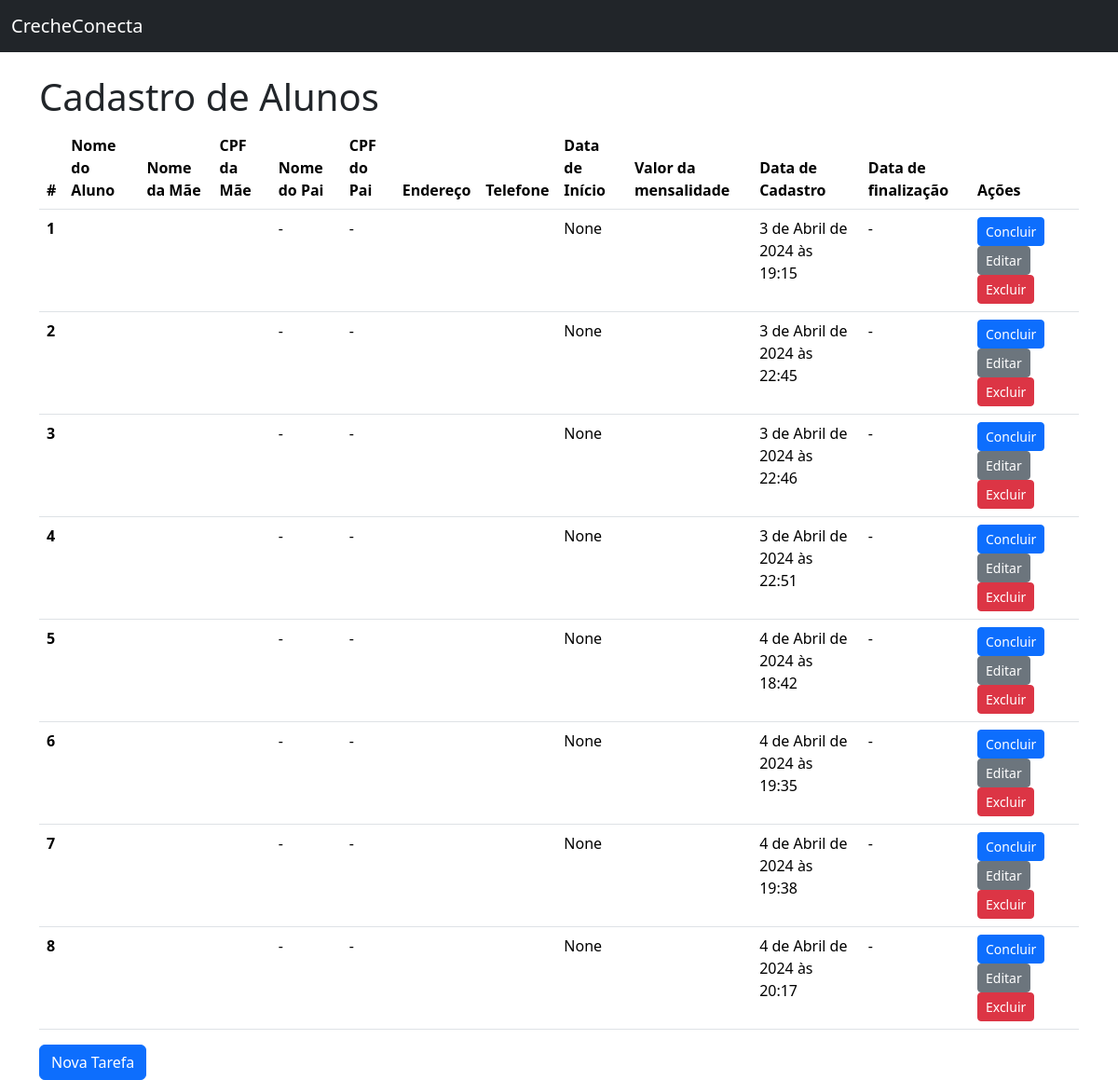
The page / on the database its author committed.
### django_creche_pi/todos/models.py (models this page shows, shortened)
class Todo(models.Model):
    nome_aluno = models.CharField(verbose_name="Nome do Aluno",max_length=100, null=False, blank=False) # valores no formato texto
    nome_mae = models.CharField(verbose_name="Nome da Mãe",max_length=100, null=False, blank=False) # valores no formato texto
    cpf_mae = models.CharField(verbose_name="CPF da Mãe",max_length=100, null=False, blank=False) # valores no formato texto
    nome_pai = models.CharField(verbose_name="Nome do Pai",max_length=100, null=False, blank=False) # valores no formato texto
    cpf_pai = models.CharField(verbose_name="CPF do Pai",max_length=100, null=False, blank=False) # valores no formato texto
    endereco = models.CharField(verbose_name="Endereço",max_length=100, null=False, blank=False) # valores no formato texto
    telefone = models.CharField(verbose_name="Telefone",max_length=100, null=False, blank=False) # valores no formato texto
    dt_inicio = models.DateField(null=False, blank=False)
    mensalidade = models.CharField(verbose_name="Mensalidade",max_length=100, null=False, blank=False) # valores no formato texto
    created_at = models.DateTimeField(auto_now_add=True, null=False, blank=False) #criar o campo que criado automaticamente na data e hora que foi feito o cadastro
    finished_at = models.DateField(null=True) #pode ficar em branco
    class Meta:
        ordering = ["nome_aluno"]

### django_creche_pi/todos/views.py (the view)
# urls.py: path("", TodoListView.as_view(), name="todo_list"),
class TodoListView(ListView):
    model = Todo

### django_creche_pi/todos/templates/todos/todo_list.html (shortened to what this page needs)
{% extends 'base.html' %}
{% block content %}
            <h1>Cadastro de Alunos</h1>
            {% if todo_list %}
                <table class="table">
                    <thead>
                        <tr>
                        <th scope="col">#</th>
                        <th scope="col">Nome do Aluno</th>
                        <th scope="col">Nome da Mãe</th>
                        <th scope="col">CPF da Mãe</th>
                        <th scope="col">Nome do Pai</th>
                        <th scope="col">CPF do Pai</th>
                        <th scope="col">Endereço</th>
                        <th scope="col">Telefone</th>
                        <th scope="col">Data de Início</th>
                        <th scope="col">Valor da mensalidade</th>
                        <th scope="col">Data de Cadastro</th>
                        <th scope="col">Data de finalização</th>
                        <th scope="col">Ações</th>
                        </tr>
                    </thead>
                    <tbody>
                        {% for todo in todo_list %}
                            <tr>
                                <th scope="row"> {{ todo.id }}</th>
                                <td>{{ todo.nome_aluno }}</td>
                                <td>{{ todo.nome_mae }}</td>
                                <td>{{ todo.cpf_mae }}</td>
                                <td>{{ todo.nome_pai|default:"-" }}</td>
                                <td>{{ todo.cpf_pai|default:"-" }}</td>
                                <td>{{ todo.endereco }}</td>
                                <td>{{ todo.telefone }}</td>
                                <td>{{ todo.dt_inicio  }}</td>
                                <td>{{ todo.mensalidade }}</td>
                                <td>{{ todo.created_at }}</td>
                                <td>{{ todo.finished_at|default:"-" }}</td>
                                <td>
                                        <a
                                            href="{% url 'todo_complete' pk=todo.pk %}"
                                            class="btn btn-primary btn-sm {% if todo.finished_at %}disabled{% endif %}"
                                        >
                                            Concluir
                                        </a>
                                        <a href="{% url 'todo_update' pk=todo.pk %}"
                                        class="btn btn-secondary btn-sm {% if todo.finished_at %}disabled{% endif %}"
                                        >
                                            Editar
                                        </a>
                                        <a href="{% url 'todo_delete' pk=todo.pk %}" class="btn btn-danger btn-sm">Excluir</a>
                                    </td>
                                </tr>
                            {% endfor %}
                        </tbody>
                    </table>
            {% else %}
                <p>Não há alunos cadastrados</p>
            {% endif %}
            <a href="{% url 'todo_create' %}" class="btn btn-primary">Nova Tarefa</a>
{% endblock content %}

### django_creche_pi/todos/templates/base.html (shortened to what this page needs)
<!doctype html>
<html lang="pt-br">
  <head>
    <link href="https://cdn.jsdelivr.net/npm/bootstrap@5.3.3/dist/css/bootstrap.min.css" rel="stylesheet">
  </head>
  <body>
        <nav class="navbar bg-dark mb-4" data-bs-theme="dark">
            <div class="container-fluid">
                <a class="navbar-brand" href=""{% url 'todo_list' %}">CrecheConecta</a>
            </div>
        </nav>
        <main class="container">
            {% block content %} {% endblock content %}
        </main>
  </body>
</html>

### rows shown on the page
Todo: id "1", nome_pai "-", cpf_pai "-", dt_inicio "None", created_at "3 de Abril de 2024 às 19:15", finished_at "-"
Todo: id "2", nome_pai "-", cpf_pai "-", dt_inicio "None", created_at "3 de Abril de 2024 às 22:45", finished_at "-"
Todo: id "3", nome_pai "-", cpf_pai "-", dt_inicio "None", created_at "3 de Abril de 2024 às 22:46", finished_at "-"
Todo: id "4", nome_pai "-", cpf_pai "-", dt_inicio "None", created_at "3 de Abril de 2024 às 22:51", finished_at "-"
Todo: id "5", nome_pai "-", cpf_pai "-", dt_inicio "None", created_at "4 de Abril de 2024 às 18:42", finished_at "-"
Todo: id "6", nome_pai "-", cpf_pai "-", dt_inicio "None", created_at "4 de Abril de 2024 às 19:35", finished_at "-"
Todo: id "7", nome_pai "-", cpf_pai "-", dt_inicio "None", created_at "4 de Abril de 2024 às 19:38", finished_at "-"
Todo: id "8", nome_pai "-", cpf_pai "-", dt_inicio "None", created_at "4 de Abril de 2024 às 20:17", finished_at "-"
